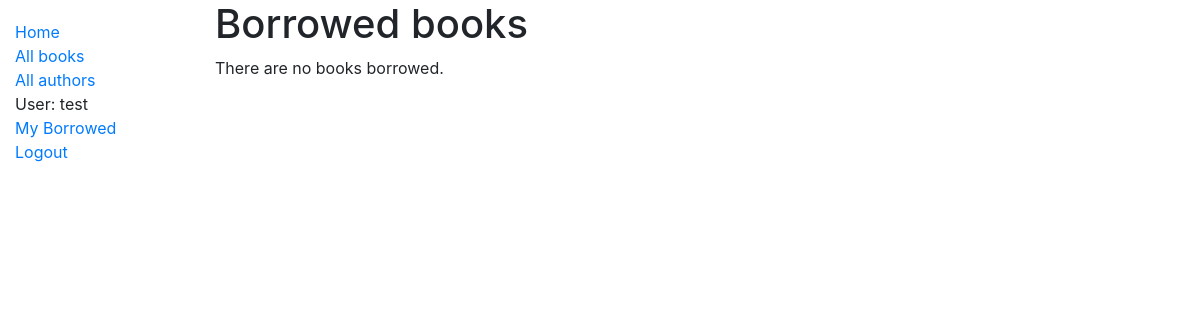
Page /catalog/mybooks/ (signed in) on the earlier database version.
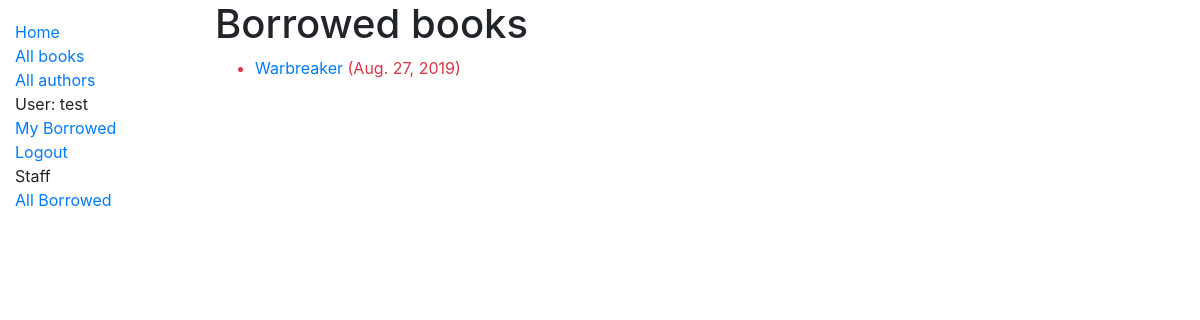
Same page on the later database version.
### catalog/models.py (models this page shows, shortened)
class BookInstance(models.Model):
    id = models.UUIDField(primary_key=True, default=uuid.uuid4,
                          help_text='Unique ID for this particulaar book across whole library')
    book = models.ForeignKey('Book', on_delete=models.SET_NULL, null=True)
    imprint = models.CharField(max_length=200)
    due_back = models.DateField(null=True, blank=True)
    borrower = models.ForeignKey(
        User, on_delete=models.SET_NULL, null=True, blank=True)
    @property
    def is_overdue(self):
        if (self.due_back and date.today() > self.due_back):
            return True
        return False
    LOAN_STATUS = (
        ('d', 'Maintenance'),
        ('o', 'On loan'),
        ('a', 'Available'),
        ('r', 'Reserved'),
    )
    status = models.CharField(
        max_length=1,
        choices=LOAN_STATUS,
        blank=True,
        default='d',
        help_text='Book availability',
    )
    class Meta:
        ordering = ['due_back']
        permissions = (("can_mark_returned", "Set book as returned"),)

class Book(models.Model):
    title = models.CharField(max_length=200)
    author = models.ForeignKey('Author', on_delete=models.SET_NULL, null=True)
    summary = models.TextField(
        max_length=1000, help_text='Enter a brief description of the book')
    isbn = models.CharField(
        'ISBN', max_length=13, help_text='13 Character <a href="https://www.isbn-international.org/content/what-isbn"> ISBN number</a>')
    genre = models.ManyToManyField(
        Genre, help_text='Select a genre for this book')
    def display_genre(self):
        """Create a string for the Genre, This is required to display genre in Admin."""
        return ', '.join([genre.name for genre in self.genre.all()[:3]])
    display_genre.shor_description = 'Genre'

### catalog/views.py (the view)
# urls.py: path('mybooks/', views.LoanedBooksByUserListView.as_view(), name='my-borrowed'),
class LoanedBooksByUserListView(LoginRequiredMixin, generic.ListView):
    model = BookInstance
    template_name = 'catalog/bookinstance_list_borrowed_user.html'
    paginate_by = 10
    def get_queryset(self):
        return BookInstance.objects.filter(borrower=self.request.user).filter(status__exact='o').order_by('due_back')

### catalog/templates/catalog/bookinstance_list_borrowed_user.html
{% extends "base_generic.html" %}
{% block content %}
<h1>Borrowed books</h1>
{% if bookinstance_list %}
<ul>
  {% for bookinst in bookinstance_list %}
  <li class="{% if bookinst.is_overdue %}text-danger{% endif %}">
    <a href="{% url 'book-detail' bookinst.book.pk %}">{{bookinst.book.title}}</a> ({{ bookinst.due_back }})
  </li>
  {% endfor %}
</ul>
{% else %}
<p>There are no books borrowed.</p>
{% endif %}
{% endblock %}

### catalog/templates/base_generic.html (shortened to what this page needs)
<!DOCTYPE html>
<html lang="en">
<head>
  <link rel="stylesheet" href="https://stackpath.bootstrapcdn.com/bootstrap/4.1.3/css/bootstrap.min.css"
>
  {% load static %}
  <link rel="stylesheet" href="{% static 'css/styles.css' %}">
</head>
<body>
  <div class="container-fluid">
    <div class="row">
      <div class="col-sm-2">
        {% block sidebar %}
        <ul class="sidebar-nav">
          <li><a href="{% url 'index' %}">Home</a></li>
          <li><a href="{% url 'books' %}">All books</a></li>
          <li><a href="{% url 'authors' %}">All authors</a></li>
          {% if user.is_authenticated %}
          <li>User: {{ user.get_username }}</li>
          <li><a href="{% url 'my-borrowed' %}">My Borrowed</a></li>
          <li><a href="{% url 'logout'%}?next={{request.path}}">Logout</a></li>
          {% else %}
          <li><a href="{% url 'login'%}?next={{request.path}}">Login</a></li>
          {% endif %}
          {% if perms.catalog.can_mark_returned %}
          <li>Staff</li>
          <li><a href="{% url 'all-borrowed' %}">All Borrowed</a></li>
          {% endif %}
          {% endblock %}
        </ul>
      </div>
      <div class="col-sm-10 ">{% block content %}{% endblock %}
      </div>
    </div>
  </div>
</body>
</html>

Differences in the rows shown:
added BookInstance: book "Warbreaker", due_back "Aug. 27, 2019"
Other differences:
text no longer shown: "There are no books borrowed."
text now shown: "Staff All Borrowed"
